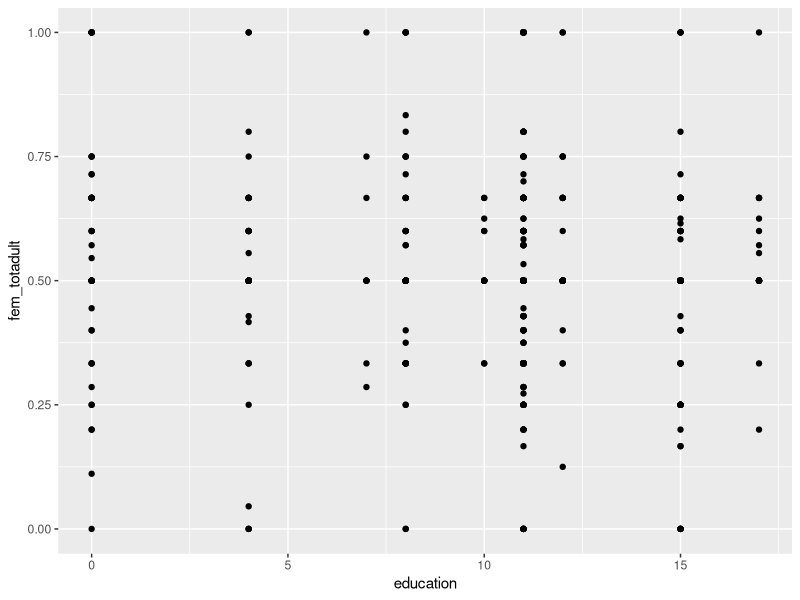
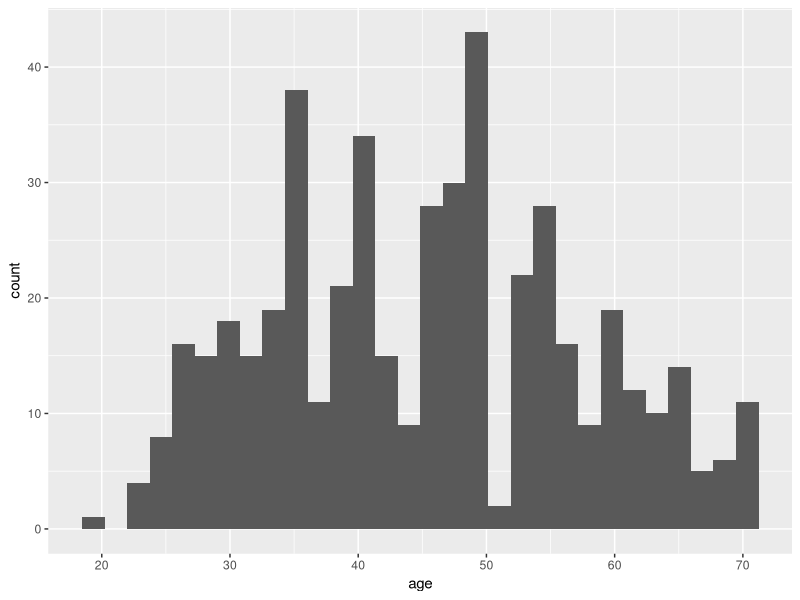
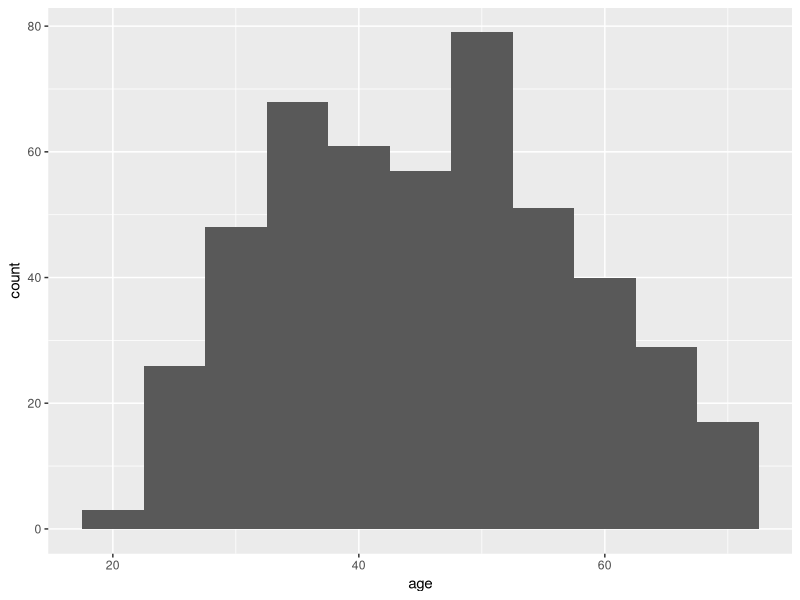

Write the R code that produced these figures, in order.
library(tidyverse)
?read_xlsx
# fill in the following function call to import the 2nd sheet, saying that '66' is a coding for missing data
readxl::read_xlsx("livestock_data.xlsx", sheet = 2, na = c("", "66")) %>% filter(qno == "KIA13249")
readxl::read_xlsx("livestock_data.xlsx", sheet = 2, na = c("", "66")) -> households

#
# filter() to select some rows based on logical criteria
#

# Let's count the number of rows with age 50
households %>% filter(age == 50) %>% count() # dplyr function count() returns a tibble
households %>% filter(age == 50) %>% nrow() # base R nrow() returns a vector

# if we want to further work with the tibble restricted to observations where age == 50, we'd save that sub-tibble into a new variable:
households %>% filter(age == 50) -> hh_aged_50

View(hh_aged_50)
households %>% filter(age == 50, primary_activity == "Civil servant") -> cs_aged_50


#
# select() to filter variables (dropping some of them)
#
cs_aged_50 %>% select(education,hh_experience)
# I can use indices for the columns:
cs_aged_50 %>% select(3:6) # keep columns from 3rd to 6th
# I can specify the columns I want to drop, using the negative sign:
cs_aged_50 %>% select(-3)
cs_aged_50 %>% select(education,hh_experience)
# select() can be used with helpers that will analyse column names:
cs_aged_50 %>% select(starts_with("off_farm"))
cs_aged_50 %>% select(- starts_with("off_farm"))
# I can use indices for the columns:
cs_aged_50 %>% select(3:ncol(cs_aged_50)) # keep columns from 3rd to last

# select() can be used with helpers that will analyse column names:
cs_aged_50 %>% select(contains("_")) # select all columns whose names contains at least one underscore character ("_")

cs_aged_50 %>% select(-starts_with("off_farm")) %>% select(contains("_")) 

# these two select() can actually be combined in one single call, using the logical AND (&) operator:
cs_aged_50 %>% select(-starts_with("off_farm") & contains("_"))

# select() always returns a tibble, even with no data:
households %>% filter(age > 120)

# if you want to extract a *vector* of the datapoints in a given column, you use pull():
cs_aged_50 %>% select(anydairy)
cs_aged_50 %>% pull(anydairy) # equivalent to:
cs_aged_50$anydairy # "base R" equivalent

##
# calculating new columns
##

# we use mutate() to calculate a new column based on values in existing columns:
hh_aged_50 %>% mutate(female = round(adults * fem_totadult), .after = adults) %>% View()

# we can even chain the new column specifications to compute newer columns based on new columns:
hh_aged_50 %>% mutate(female = round(adults * fem_totadult), .after = adults, men = adults - female) %>% View()

# transmute() drops existing columns by default:
hh_aged_50 %>% transmute(qno = qno, female = round(adults * fem_totadult), men = adults - female) %>% View()

# let's say we want to transform the ages greater than 70 into NAs (e.g. to fix data collection errors):
households %>% mutate(age = replace(age, age > 70, NA)) -> no_age_greater_70
no_age_greater_70 %>% filter(qno=="KIA12587") # was 82 y.o.

# let's go graphics with ggplot2

# scatterplot:
households %>% ggplot(mapping = aes(x = education, y = fem_totadult)) + geom_point()

# quickly checking that indeed we had 10 observations with an NA either in education or in fem_totadult:
# the '|' operator is the logical OR
households %>% filter(is.na(education) | is.na(fem_totadult)) %>% nrow()

# histogram
no_age_greater_70 %>% ggplot(mapping = aes(x = age)) + geom_histogram()

# checking the 48 "non-finite values"
no_age_greater_70 %>% count(age) %>% View()

no_age_greater_70 %>% ggplot(mapping = aes(x = age)) + geom_histogram(binwidth = 5)


# BACK TO MANIPULATING DATA

# factors
str(households)

# factors express qualitative data:
c(1,2,1,2,1,2,2,2,2) # numeric vector
factor(c(1,2,1,2,1,2,2,2,2)) # a factor


# we may want to transform a column in our dataset into a factor
# the %<>% operator from the magrittr package pipes the LHS into the chain of transformations on the RHS, and then stores back the final result into the LHS 
library(magrittr)
households %<>% mutate(sex = factor(sex))

#
# grouping variables
#
# getting the median education value without groups:
households %>% summarise(med_educ = median(education, na.rm = T), offfarm_mean = mean(off_farm_percent, na.rm = T))

# same with groups:
households %>% group_by(sex) %>% summarise(med_educ = median(education, na.rm = T), offfarm_mean = mean(off_farm_percent, na.rm = T))

# we can group along a character variable:
households %>% group_by(primary_activity) %>% summarise(med_educ = median(education, na.rm = T), offfarm_mean = mean(off_farm_percent, na.rm = T))

# adding counts for each group with count = n()
households %>% group_by(primary_activity) %>% summarise(count = n(), med_educ = median(education, na.rm = T), offfarm_mean = mean(off_farm_percent, na.rm = T))


# we can group according to several variables:
households %>% group_by(sex, any_agric) %>% summarise(count = n(), med_educ = median(education, na.rm = T), offfarm_mean = mean(off_farm_percent, na.rm = T))


# recoding the levels of a factor with recode()
households %<>% mutate(sex = recode(sex, `0` = "female", `1` = "male"))

#
# JOINING TABLES
#

# importing the first sheet of livestock_data.xlsx into a tibble called "livestockTLU":
readxl::read_xlsx("livestock_data.xlsx", sheet = 1) -> livestockTLU


# left join between livestock TLU and households:
livestockTLU %>% left_join(households, by = "qno") %>% View()



# left join between livestock TLU and households:
livestockTLU %>% full_join(households, by = "qno") %>% View()


# when the join column doesn't have same name in the left and right tables:
livestockTLU %>% rename(TLU_ID = qno) -> livestock_with_IDs

livestock_with_IDs %>% select(TLU_ID,total_TLU_sold) %>% left_join(households, by = c("TLU_ID" = "qno")) %>% View()

# I can drop some columns before joining:


# side dish: one can rearrange the order of observations with arrange():
# e.g. arrange by descending education values

households %<>% arrange(desc(education))
